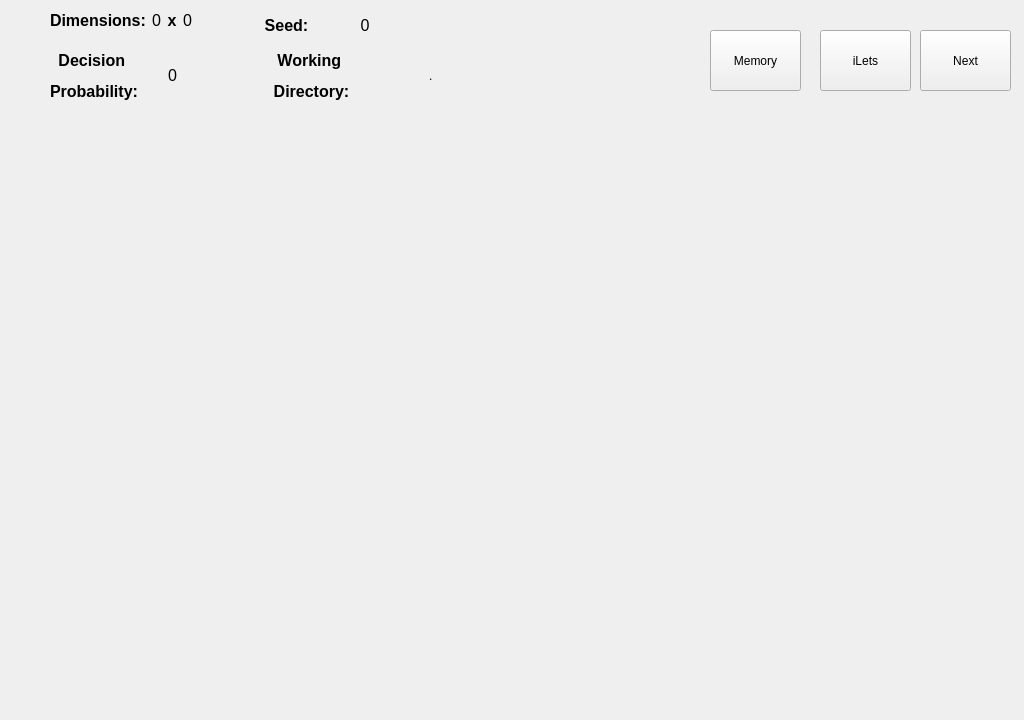
<?xml version="1.0" encoding="UTF-8"?>
<ui version="4.0">
 <class>SimulationWindow</class>
 <widget class="QWidget" name="SimulationWindow">
  <property name="geometry">
   <rect>
    <x>0</x>
    <y>0</y>
    <width>1024</width>
    <height>720</height>
   </rect>
  </property>
  <property name="minimumSize">
   <size>
    <width>1024</width>
    <height>720</height>
   </size>
  </property>
  <property name="maximumSize">
   <size>
    <width>1024</width>
    <height>720</height>
   </size>
  </property>
  <property name="windowTitle">
   <string>Invasim</string>
  </property>
  <widget class="QPushButton" name="pushButton">
   <property name="geometry">
    <rect>
     <x>920</x>
     <y>30</y>
     <width>91</width>
     <height>61</height>
    </rect>
   </property>
   <property name="text">
    <string>Next</string>
   </property>
  </widget>
  <widget class="QWidget" name="horizontalLayoutWidget">
   <property name="geometry">
    <rect>
     <x>50</x>
     <y>0</y>
     <width>142</width>
     <height>41</height>
    </rect>
   </property>
   <layout class="QHBoxLayout" name="dimensions_container">
    <item>
     <widget class="QLabel" name="dimension_label">
      <property name="text">
       <string>&lt;html&gt;&lt;head/&gt;&lt;body&gt;&lt;p&gt;&lt;span style=&quot; font-size:12pt; font-weight:600;&quot;&gt;Dimensions:&lt;/span&gt;&lt;/p&gt;&lt;/body&gt;&lt;/html&gt;</string>
      </property>
     </widget>
    </item>
    <item>
     <widget class="QLabel" name="x_label">
      <property name="text">
       <string>&lt;html&gt;&lt;head/&gt;&lt;body&gt;&lt;p align=&quot;center&quot;&gt;&lt;span style=&quot; font-size:12pt;&quot;&gt;0&lt;/span&gt;&lt;/p&gt;&lt;/body&gt;&lt;/html&gt;</string>
      </property>
     </widget>
    </item>
    <item>
     <widget class="QLabel" name="dot_label">
      <property name="text">
       <string>&lt;html&gt;&lt;head/&gt;&lt;body&gt;&lt;p align=&quot;center&quot;&gt;&lt;span style=&quot; font-size:12pt; font-weight:600;&quot;&gt;x&lt;/span&gt;&lt;/p&gt;&lt;/body&gt;&lt;/html&gt;</string>
      </property>
     </widget>
    </item>
    <item>
     <widget class="QLabel" name="y_label">
      <property name="text">
       <string>&lt;html&gt;&lt;head/&gt;&lt;body&gt;&lt;p align=&quot;center&quot;&gt;&lt;span style=&quot; font-size:12pt;&quot;&gt;0&lt;/span&gt;&lt;/p&gt;&lt;/body&gt;&lt;/html&gt;</string>
      </property>
     </widget>
    </item>
   </layout>
  </widget>
  <widget class="QWidget" name="horizontalLayoutWidget_2">
   <property name="geometry">
    <rect>
     <x>50</x>
     <y>50</y>
     <width>151</width>
     <height>52</height>
    </rect>
   </property>
   <layout class="QHBoxLayout" name="decision_container">
    <item>
     <widget class="QLabel" name="decision_label">
      <property name="text">
       <string>&lt;html&gt;&lt;head/&gt;&lt;body&gt;&lt;p align=&quot;center&quot;&gt;&lt;span style=&quot; font-size:12pt; font-weight:600;&quot;&gt;Decision &lt;/span&gt;&lt;/p&gt;&lt;p align=&quot;center&quot;&gt;&lt;span style=&quot; font-size:12pt; font-weight:600;&quot;&gt;Probability:&lt;/span&gt;&lt;/p&gt;&lt;/body&gt;&lt;/html&gt;</string>
      </property>
     </widget>
    </item>
    <item>
     <widget class="QLabel" name="probability_label">
      <property name="text">
       <string>&lt;html&gt;&lt;head/&gt;&lt;body&gt;&lt;p align=&quot;center&quot;&gt;&lt;span style=&quot; font-size:12pt;&quot;&gt;0&lt;/span&gt;&lt;/p&gt;&lt;/body&gt;&lt;/html&gt;</string>
      </property>
     </widget>
    </item>
   </layout>
  </widget>
  <widget class="QPushButton" name="pushButton_2">
   <property name="geometry">
    <rect>
     <x>820</x>
     <y>30</y>
     <width>91</width>
     <height>61</height>
    </rect>
   </property>
   <property name="text">
    <string>iLets</string>
   </property>
  </widget>
  <widget class="QWidget" name="horizontalLayoutWidget_3">
   <property name="geometry">
    <rect>
     <x>250</x>
     <y>0</y>
     <width>151</width>
     <height>52</height>
    </rect>
   </property>
   <layout class="QHBoxLayout" name="seed_container">
    <item>
     <widget class="QLabel" name="seed_label">
      <property name="text">
       <string>&lt;html&gt;&lt;head/&gt;&lt;body&gt;&lt;p align=&quot;center&quot;&gt;&lt;span style=&quot; font-size:12pt; font-weight:600;&quot;&gt;Seed:&lt;/span&gt;&lt;/p&gt;&lt;/body&gt;&lt;/html&gt;</string>
      </property>
     </widget>
    </item>
    <item>
     <widget class="QLabel" name="seed_num_label">
      <property name="text">
       <string>&lt;html&gt;&lt;head/&gt;&lt;body&gt;&lt;p align=&quot;center&quot;&gt;&lt;span style=&quot; font-size:12pt;&quot;&gt;0&lt;/span&gt;&lt;/p&gt;&lt;/body&gt;&lt;/html&gt;</string>
      </property>
     </widget>
    </item>
   </layout>
  </widget>
  <widget class="QWidget" name="horizontalLayoutWidget_4">
   <property name="geometry">
    <rect>
     <x>200</x>
     <y>50</y>
     <width>451</width>
     <height>52</height>
    </rect>
   </property>
   <layout class="QHBoxLayout" name="working_dir_container">
    <item>
     <widget class="QLabel" name="working_label">
      <property name="text">
       <string>&lt;html&gt;&lt;head/&gt;&lt;body&gt;&lt;p align=&quot;center&quot;&gt;&lt;span style=&quot; font-size:12pt; font-weight:600;&quot;&gt;Working &lt;/span&gt;&lt;/p&gt;&lt;p align=&quot;center&quot;&gt;&lt;span style=&quot; font-size:12pt; font-weight:600;&quot;&gt;Directory:&lt;/span&gt;&lt;/p&gt;&lt;/body&gt;&lt;/html&gt;</string>
      </property>
     </widget>
    </item>
    <item>
     <widget class="QLabel" name="dir_label">
      <property name="text">
       <string>&lt;html&gt;&lt;head/&gt;&lt;body&gt;&lt;p&gt;.&lt;/p&gt;&lt;/body&gt;&lt;/html&gt;</string>
      </property>
     </widget>
    </item>
   </layout>
  </widget>
  <widget class="QPushButton" name="pushButton_3">
   <property name="geometry">
    <rect>
     <x>710</x>
     <y>30</y>
     <width>91</width>
     <height>61</height>
    </rect>
   </property>
   <property name="text">
    <string>Memory</string>
   </property>
  </widget>
 </widget>
 <resources/>
 <connections/>
</ui>
